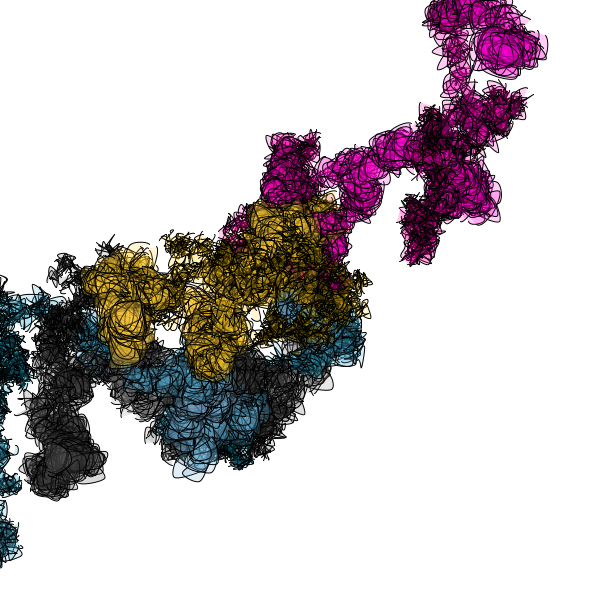
Frame 1 (no input)
Frame 60 (the mouse pressed at the canvas centre just before this capture): identical to frame 1, image omitted
Frame 120 (the mouse held since frame 60 and released just before this capture): identical to frame 1, image omitted

The Processing sketch that drew this single still picture (run headless with seeded random() and noise(); from frame 60 on, the mouse is pressed at the canvas centre):

// Processing sketch: processing_19991
// ── processing_19991.pde

void setup () {

  size (600, 600);
  background (255);
  smooth ();
  
}

//control panel

//Path Controls
float PRand = 7;      //changes the degree of randomness within the path

//Cyan Path
float CxPath = 300;   //starting x coordinate (suggested: half of width)
float CyPath = 300;   //starging y coordinate (suggested: half of height)

//Magenta Path
float MxPath = 300;
float MyPath = 300;

//Yellow Path
float YxPath = 300;
float YyPath = 300;

//Black Path
float KxPath = 300;
float KyPath = 300;

//scribble controls
float Xrand = 8;    //the level of randomness within the scribble (x)
float Yrand = 8;    //the level of randomness within the scriblle (y)
float SS = 10;      //scribble size
float SSR = 10;     //scribble reset size

int Counter = 0;

void draw () {

  for (int frames = 0; Counter < 2; frames++) {  //The 'Counter' argument limits total number of cycles SS can make

    SS = SS - 0.02;    //scribble rate of change

    if (SS < -SSR) {   //scribble reset
      SS = SSR;
      Counter++;   
    }

    stroke (0, 255);
    
    /*Cyan Scribble*/
    fill (0 + abs(SS)*12, 170, 204, 50); //scribble size affects red hue
    scribble (CxPath += random (-PRand, PRand), CyPath += random (-PRand, PRand), SS, SS);

    /*Magenta Scribble*/
    fill (255, 0, 153 + abs(SS)*6, 50); //scribble size affects blue hue
    scribble (MxPath += random (-PRand, PRand), MyPath += random (-PRand, PRand), SS, SS);


    /*Yellow Scribble*/
    fill (255, 204, 0 + abs(SS)*6, 50); //scribble size affects blue hue
    scribble (YxPath += random (-PRand, PRand), YyPath += random (-PRand, PRand), SS, SS);

    /*Black Scribble*/
    fill (100 + SS*4, 50);        //scribble size affects black saturation 
    scribble (KxPath += random (-PRand, PRand), KyPath += random (-PRand, PRand), abs(SS), abs(SS));
  }



}



//custom 'scribble' function


void scribble (float x, float y, float sx, float sy) {

  beginShape();
  curveVertex(x + (-sx) + random (-Xrand, Xrand),y + (-sy) + random (-Yrand, Yrand));
  curveVertex(x + (-sx) + random (-Xrand, Xrand),y + (sy) + random (-Yrand, Yrand));
  curveVertex(x + (sx) + random (-Xrand, Xrand),y + (sy) + random (-Yrand, Yrand));
  curveVertex(x + (sx) + random (-Xrand, Xrand),y + (-sy) + random (-Yrand, Yrand));
  curveVertex(x + (-sx) + random (-Xrand, Xrand),y + (-sy) + random (-Yrand, Yrand));
  curveVertex(x + (-sx) + random (-Xrand, Xrand),y + (sy) + random (-Yrand, Yrand));
  curveVertex(x + (sx) + random (-Xrand, Xrand),y + (sy) + random (-Yrand, Yrand));


  endShape();
}
                
